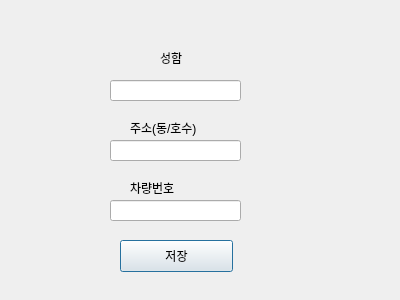
<?xml version="1.0" encoding="UTF-8"?>
<ui version="4.0">
 <class>Dialog</class>
 <widget class="QDialog" name="Dialog">
  <property name="geometry">
   <rect>
    <x>0</x>
    <y>0</y>
    <width>400</width>
    <height>300</height>
   </rect>
  </property>
  <property name="windowTitle">
   <string>Dialog</string>
  </property>
  <widget class="QLabel" name="label1">
   <property name="geometry">
    <rect>
     <x>160</x>
     <y>50</y>
     <width>60</width>
     <height>16</height>
    </rect>
   </property>
   <property name="text">
    <string>성함</string>
   </property>
  </widget>
  <widget class="QLineEdit" name="lineedit_Test1">
   <property name="geometry">
    <rect>
     <x>110</x>
     <y>80</y>
     <width>131</width>
     <height>21</height>
    </rect>
   </property>
   <property name="text">
    <string/>
   </property>
  </widget>
  <widget class="QLabel" name="label2">
   <property name="geometry">
    <rect>
     <x>130</x>
     <y>120</y>
     <width>91</width>
     <height>16</height>
    </rect>
   </property>
   <property name="text">
    <string>주소(동/호수)</string>
   </property>
  </widget>
  <widget class="QLineEdit" name="lineedit_Test2">
   <property name="geometry">
    <rect>
     <x>110</x>
     <y>140</y>
     <width>131</width>
     <height>21</height>
    </rect>
   </property>
  </widget>
  <widget class="QLineEdit" name="lineedit_Test3">
   <property name="geometry">
    <rect>
     <x>110</x>
     <y>200</y>
     <width>131</width>
     <height>21</height>
    </rect>
   </property>
   <property name="text">
    <string/>
   </property>
  </widget>
  <widget class="QLabel" name="label2_2">
   <property name="geometry">
    <rect>
     <x>130</x>
     <y>180</y>
     <width>91</width>
     <height>16</height>
    </rect>
   </property>
   <property name="text">
    <string>차량번호</string>
   </property>
  </widget>
  <widget class="QPushButton" name="btn_Text">
   <property name="geometry">
    <rect>
     <x>120</x>
     <y>240</y>
     <width>113</width>
     <height>32</height>
    </rect>
   </property>
   <property name="text">
    <string>저장</string>
   </property>
  </widget>
 </widget>
 <resources/>
 <connections/>
</ui>
